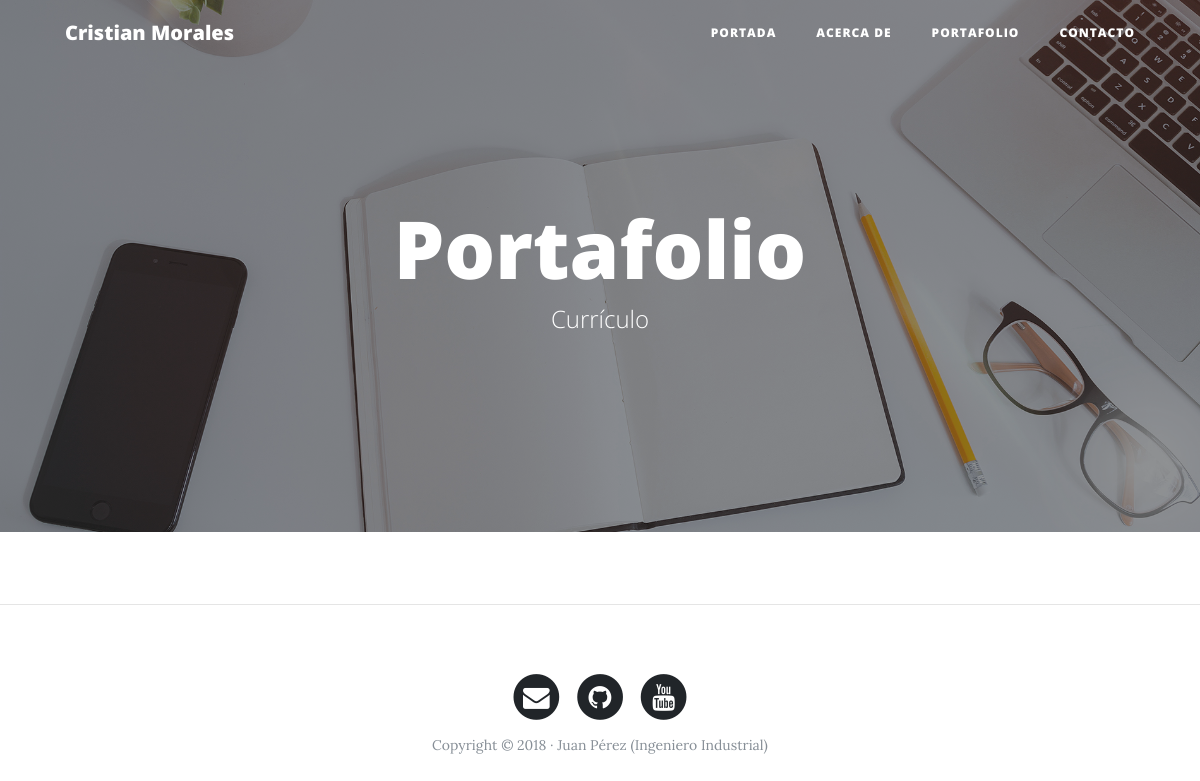
/portfolio/, run on an earlier commit of the app's database.
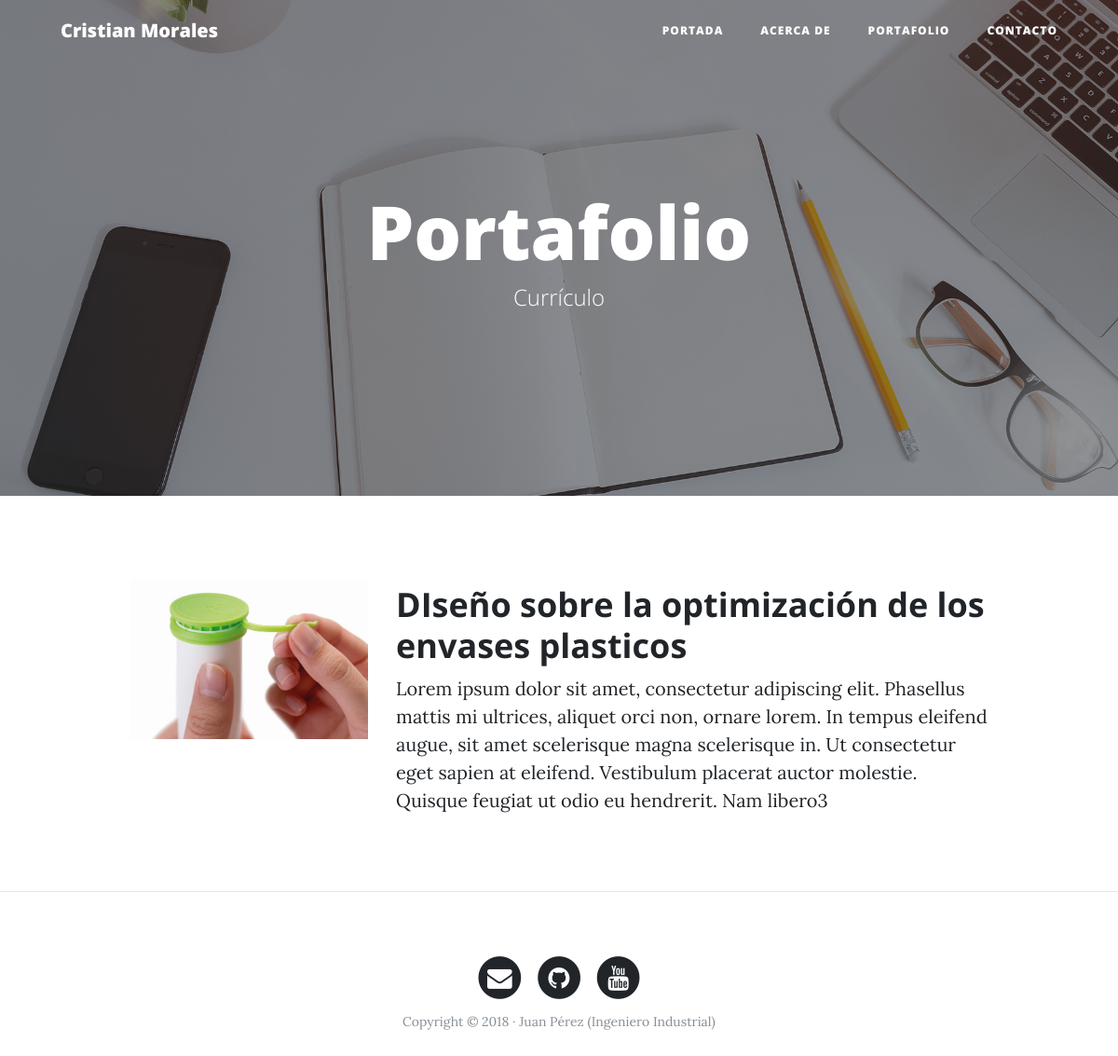
And on a later commit of the database.
### portfolio/models.py (models this page shows, shortened)
class Project(models.Model):
    title = models.CharField(max_length=200, verbose_name="Título") # Campo de caracteres
    description = models.TextField(verbose_name="Descripción") # Campo de caracteres muy grande
    image = models.ImageField(verbose_name="Imagen",upload_to="projects")
    created = models.DateTimeField(auto_now_add=True, verbose_name="Fecha de Creación") # now_add se ejecuta al INS
    updated = models.DateTimeField(auto_now=True, verbose_name="Fecha de Actualización") # now se ejecuta en el UPD
    link = models.URLField(null=True, blank=True, verbose_name="Link del Proyecto")
    class Meta:
        verbose_name = "proyecto"
        verbose_name_plural = "proyectos"
        ordering = ["-created"]

### portfolio/views.py (the view)
# urls.py: path("portfolio/",portfolio_views.portfolio, name="portfolio"),
def portfolio(request):
    projects = Project.objects.all()
    return render(request, "portfolio/portfolio.html", {'projects':projects})

### portfolio/templates/portfolio/portfolio.html (shortened to what this page needs)
{% extends 'core/base.html' %}
{% block background %}{% load static %}{% static 'core/img/portfolio-bg.jpg' %}{% endblock %}
{% block headers %}
<h1>Portafolio</h1>
<span class="subheading">Currículo</span>
{% endblock %}
{% block content %}
{% for project in projects %}
	<div class="row project">
		<div class="col-lg-3 col-md-4 offset-lg-1">
				<img class="img-fluid" src="{{project.image.url}}" alt="">
		</div>
		<div class="col-lg-7 col-md-8">
			<h2 class="section-heading title">{{project.title}}</h2>
			<p>{{project.description}}</p>
		</div>
	</div>
{% endfor %}
{% endblock %}

### core/templates/core/base.html (shortened to what this page needs)
<!DOCTYPE html>
<html lang="es">
  <head>
    {% load static %}
    <link href="{% static 'core/vendor/bootstrap/css/bootstrap.min.css' %}" rel="stylesheet">
    <link href="{% static 'core/vendor/font-awesome/css/font-awesome.min.css' %}" rel="stylesheet" type="text/css">
    <link href="{% static 'core/css/clean-blog.min.css' %}" rel="stylesheet">
  </head>
  <body>
    <nav class="navbar navbar-expand-lg navbar-light fixed-top" id="mainNav">
      <div class="container">
        <a class="navbar-brand" href="{% url 'home' %}">Cristian Morales</a>
        <div class="collapse navbar-collapse" id="navbarResponsive">
          <ul class="navbar-nav ml-auto">
            <li class="nav-item">
              <a class="nav-link" href="{% url 'home' %}">Portada</a>
            </li>
            <li class="nav-item">
              <a class="nav-link" href="{% url 'about' %}">Acerca de</a>
            </li>
            <li class="nav-item">
              <a class="nav-link" href="{% url 'portfolio' %}">Portafolio</a>
            </li>
            <li class="nav-item">
              <a class="nav-link" href="{% url 'contact' %}">Contacto</a>
            </li>
          </ul>
        </div>
      </div>
    </nav>
    <header class="masthead" style="background-image: url('{% block background %}{% endblock %}')">
      <div class="overlay"></div>
      <div class="container">
        <div class="row">
          <div class="col-lg-8 col-md-10 mx-auto">
            <div class="site-heading">
              {% block headers %} {% endblock %}
            </div>
          </div>
        </div>
      </div>
    </header>
    <div class="container">
        {% block content %}{% endblock %}
    </div>
    {% if request.path != '/' %}<hr>{% endif %}
    <footer>
      <div class="container">
        <div class="row">
          <div class="col-lg-8 col-md-10 mx-auto">
            <ul class="list-inline text-center">
              <li class="list-inline-item">
                <a href="#">
                  <span class="fa-stack fa-lg">
                    <i class="fa fa-circle fa-stack-2x"></i>
                    <i class="fa fa-envelope fa-stack-1x fa-inverse"></i>
                  </span>
                </a>
              </li>
              <li class="list-inline-item">
                <a href="#">
                  <span class="fa-stack fa-lg">
                    <i class="fa fa-circle fa-stack-2x"></i>
                    <i class="fa fa-github fa-stack-1x fa-inverse"></i>
                  </span>
                </a>
              </li>
              <li class="list-inline-item">
                <a href="#">
                  <span class="fa-stack fa-lg">
                    <i class="fa fa-circle fa-stack-2x"></i>
                    <i class="fa fa-youtube fa-stack-1x fa-inverse"></i>
                  </span>
                </a>
              </li>
            </ul>
            <p class="copyright text-muted">Copyright &copy; 2018 · Juan Pérez (Ingeniero Industrial) </p>
          </div>
        </div>
      </div>
    </footer>
  </body>
</html>

What changed in the data, as far as the page shows it:
added Project: image (picture), title "DIseño sobre la optimización de los envases plasticos", description "Lorem ipsum dolor sit amet, consectetur adipiscing elit. Phasellus mattis mi ultrices, aliquet orci non, ornare lorem. In tempus eleifend augue, sit amet scelerisque magna scelerisque in. Ut consectetur eget sapien at eleifend. Vestibulum placerat auctor molestie. Quisque feugiat ut odio eu hendrerit. Nam libero3"
